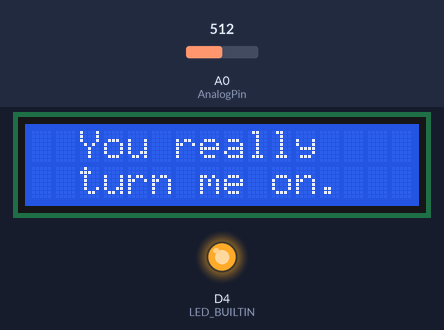
This program was run on a simulated ESP8266 (NodeMCU). On the bench: 16×2 character LCD, output pins drawn as LEDs (lit = HIGH, except the on-board LED, lit = LOW). The inputs (shaded band) are chosen by the test bench; at power-on: A0 (AnalogPin) = 512. WiFi joins after 1.5 s; servers stay silent unless stated; uploads are accepted with an empty reply; what the program prints to the serial monitor is not drawn.

Above: at 2.8 s.
2.9 s: A0 (AnalogPin) set to 17
4.4 s: A0 (AnalogPin) set to 14
At 5.2 s:
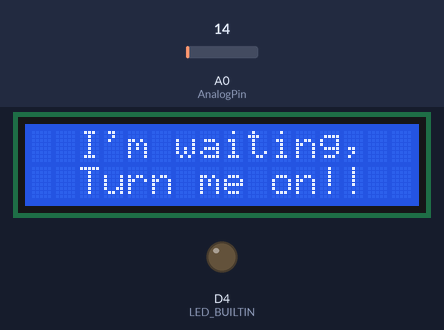
5.9 s: A0 (AnalogPin) set to 122
At 6.6 s:
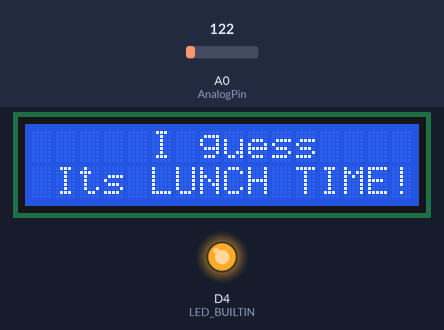
8.2 s: A0 (AnalogPin) set to 5
At 9.4 s:
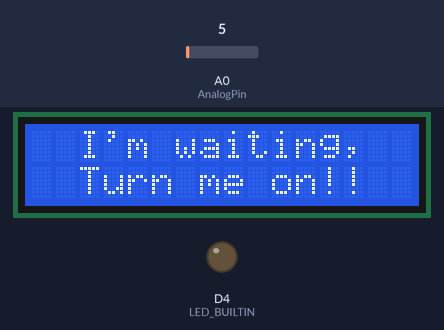
9.7 s: A0 (AnalogPin) set to 306
At 11.5 s:
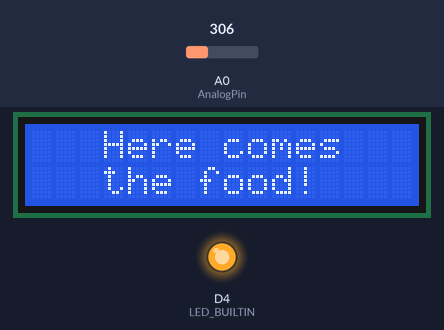
Timing chart, 0 to 13.0 s (numbered marks = the images above; inputs shaded):
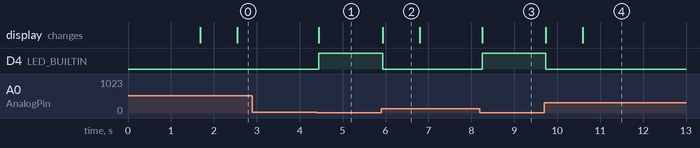

Measured:
- the behaviour switches between 16 and 15 on A0 (AnalogPin) (found by bisection; images 0 and 1)
- after the input at 2.9 s, every drawn part: stays the same
- after the input at 4.4 s, D4 (LED_BUILTIN): LOW → HIGH after 0.05 s; the display: changes after 0.05 s (image 1)
- after the input at 5.9 s, D4 (LED_BUILTIN): HIGH → LOW at once; the display: changes at once (image 2)
- after the input at 8.2 s, D4 (LED_BUILTIN): LOW → HIGH after 0.05 s; the display: changes after 0.05 s (image 3)
- after the input at 9.7 s, D4 (LED_BUILTIN): HIGH → LOW at once; the display: first changes at once (image 4 shows a later state)
- what the display in image 2 shows lasts 0.9 s, from 5.9 s to 6.8 s

The program:

main.cpp
```cpp
#include <main.h>

const char* ssid     = "####";
const char* password = "####";
WiFiClient client;

uint8_t ButtonPin = D6;
uint8_t AnalogPin = A0;

int ButtonStatus =0;
LiquidCrystal_I2C lcd(0x27, 16, 2);

bool sent = false;
bool idle = false;


const int numReadings = 10;

int readings[numReadings];      // the readings from the analog input
int readIndex = 0;              // the index of the current reading
int total = 0;                  // the running total
int average = 0;

void setup ()
{

    lcd.begin(16,2);
    lcd.init();
    lcd.backlight();
    lcd.clear();

    Serial.begin(9600);
    delay(10);

    // We start by connecting to a WiFi network
    Serial.print("Connecting to ");
    Serial.println(ssid);
    WiFi.begin(ssid, password);

    while (WiFi.status() != WL_CONNECTED)
    {
        delay(500);
        Serial.print(".");
    }
    //WiFi.disconnect(false);

    // initialize the LED pin as an output:
    pinMode(LED_BUILTIN, OUTPUT);
    pinMode(ButtonPin, INPUT);
    Serial.println("..ok");

    lcd.clear();

    for (int thisReading = 0; thisReading < numReadings; thisReading++)
    {
        readings[thisReading] = 0;
    }

}

int randomidx = 0;

void loop()
{
    total = total - readings[readIndex];
    readings[readIndex] = analogRead(AnalogPin);
    total = total + readings[readIndex];
    readIndex = readIndex + 1;

    if (readIndex >= numReadings)
    {
        readIndex = 0;
    }

    average = total / numReadings;
    if(average > 15)
    {
        if(!sent)
        {
            lcd.clear();
            lcd.setCursor(0,0);
            lcd.println("     I guess    ");
            lcd.setCursor(0,1);
            lcd.println(" Its LUNCH TIME!");
            digitalWrite(LED_BUILTIN,LOW);
            SendTweet(client,lcd,randomidx%4);;
            sent = true;
            idle = false;
        }
    }
    else
    {
        if(!idle)
        {
            lcd.clear();
            lcd.setCursor(0,0);
            lcd.println("  I'm waiting,     ");
            lcd.setCursor(0,1);
            lcd.println("  Turn me on!!    ");
            idle = true;
            sent = false;
        }

        digitalWrite(LED_BUILTIN,HIGH);
        randomidx ++;
    }
    delay(1);
}
```

Utils.cpp
```cpp
//
// Created by sendt on 2/15/2018.
//

#include "Utils.h"


String BuildURL(String msg)
{
    return "post-tweet.php?msg=" + msg + "%20Time%20:%20" + String(millis());
}

String GetRandomMessage(int opt)
{
    String toReturn;
    switch (opt)
    {
        case 0:
            toReturn = "You%20really%20turn%20me%20on.%20-The%20M1%20Toaster%20Oven%20%20%20";
            break;
        case 1:
            toReturn = "Is%20it%20getting%20hot%20in%20here?%20-The%20M1%20Toaster%20Oven%20%20%20";
            break;
        case 2:
            toReturn = "Is%20that%20toast%20I%20smell?%20-The%20M1%20Toaster%20Oven%20%20%20";
            break;
        case 3:
            toReturn = "Here%20comes%20the%20food!%20-The%20M1%20Toaster%20Oven%20%20%20";
            break;
        case 4:
            toReturn = "Food%20time!%20-The%20M1%20Toaster%20Oven%20%20%20";
            break;
    }
    return toReturn;
}

String GetRandomMessage2(int opt)
{
    String toReturn;
    switch (opt)
    {
        case 0:
            toReturn = "You really turn me on.";
            break;
        case 1:
            toReturn = "Is it getting hot in here?.";
            break;
        case 2:
            toReturn = "Is that toast I smell?";
            break;
        case 3:
            toReturn = "Here comes the food";
            break;
        case 4:
            toReturn = "Food time!";
            break;
    }
    return toReturn;
}


const char* host = "cms.databashing.com";

void SendTweet(WiFiClient &client,LiquidCrystal_I2C &lcd , int opt)
{

    if (!client.connect(host, 80))
    {
        lcd.clear();
        lcd.setCursor(0,0);

        Serial.println(">>connection failed");
        lcd.println(">>Connection failed");
        return;
    }

    String url = BuildURL(GetRandomMessage(opt));

    Serial.print("Requesting URL: ");
    Serial.println(url);

    // This will send the request to the server
    client.print(String("GET ") + url + " HTTP/1.1\r\n" +
                 "Host: " + host + "\r\n" +
                 "Connection: close\r\n\r\n");

    unsigned long timeout = millis();

    while (client.available() == 0)
    {
        if (millis() - timeout > 5000)
        {
            lcd.clear();
            lcd.setCursor(0,0);

            Serial.println(">>> Client Timeout !");
            client.stop();
            lcd.println(">>> Client Timeout !");
            return ;
        }
    }

    Serial.println();
    Serial.println("closing connection");

    delay(500);
    lcd.clear();

    lcd.setCursor(0,0);
    switch (opt)
    {
        case 0:
            lcd.println("  You really    ");
            lcd.setCursor(0,1);
            lcd.println("  turn me on.   ");
            break;
        case 1:
            lcd.println(" Is it getting  ");
            lcd.setCursor(0,1);
            lcd.println("  hot in here?  ");
            break;
        case 2:
            lcd.println("  Is that toast ");
            lcd.setCursor(0,1);
            lcd.println("    I smell?    ");
            break;
        case 3:
            lcd.println("   Here comes   ");
            lcd.setCursor(0,1);
            lcd.println("   the food!    ");
            break;
        case 4:
            lcd.println("      FOOD      ");
            lcd.setCursor(0,1);
            lcd.println("      TIME      ");
            break;
    }
    return ;
}
```

Utils.h
```cpp
//
// Created by sendt on 2/15/2018.
//

#ifndef NODE_MCU_V1_0_TWEETONLCD_UTILS_H
#define NODE_MCU_V1_0_TWEETONLCD_UTILS_H


#include <Arduino.h>
#include <ESP8266WiFi.h>
#include <LiquidCrystal_I2C.h>

String BuildURL(String msg);
String GetRandomMessage(int opt);
String GetRandomMessage2(int opt);
void SendTweet(WiFiClient &client,LiquidCrystal_I2C &lcd,int opt);
#endif //NODE_MCU_V1_0_TWEETONLCD_UTILS_H
```

main.h
```cpp
//
// Created by sendt on 2/16/2018.
//

#ifndef NODE_MCU_V1_0_TWEETONLCD_MAIN_H
#define NODE_MCU_V1_0_TWEETONLCD_MAIN_H

#include <Arduino.h>
#include <ESP8266WiFi.h>
#include <Utils.h>
#include <Wire.h>
#include <LiquidCrystal_I2C.h>
#include <SoftwareSerial.h>

#define D0 16
#define D1 5 // I2C Bus SCL (clock)
#define D2 4 // I2C Bus SDA (data)
#define D3 0
#define D4 2 // Same as "LED_BUILTIN", but inverted logic
#define D5 14 // SPI Bus SCK (clock)
#define D6 12 // SPI Bus MISO
#define D7 13 // SPI Bus MOSI
#define D8 15 // SPI Bus SS (CS)
#define D9 3 // RX0 (Serial console)
#define D10 1 // TX0 (Serial console)

#endif //NODE_MCU_V1_0_TWEETONLCD_MAIN_H
```
